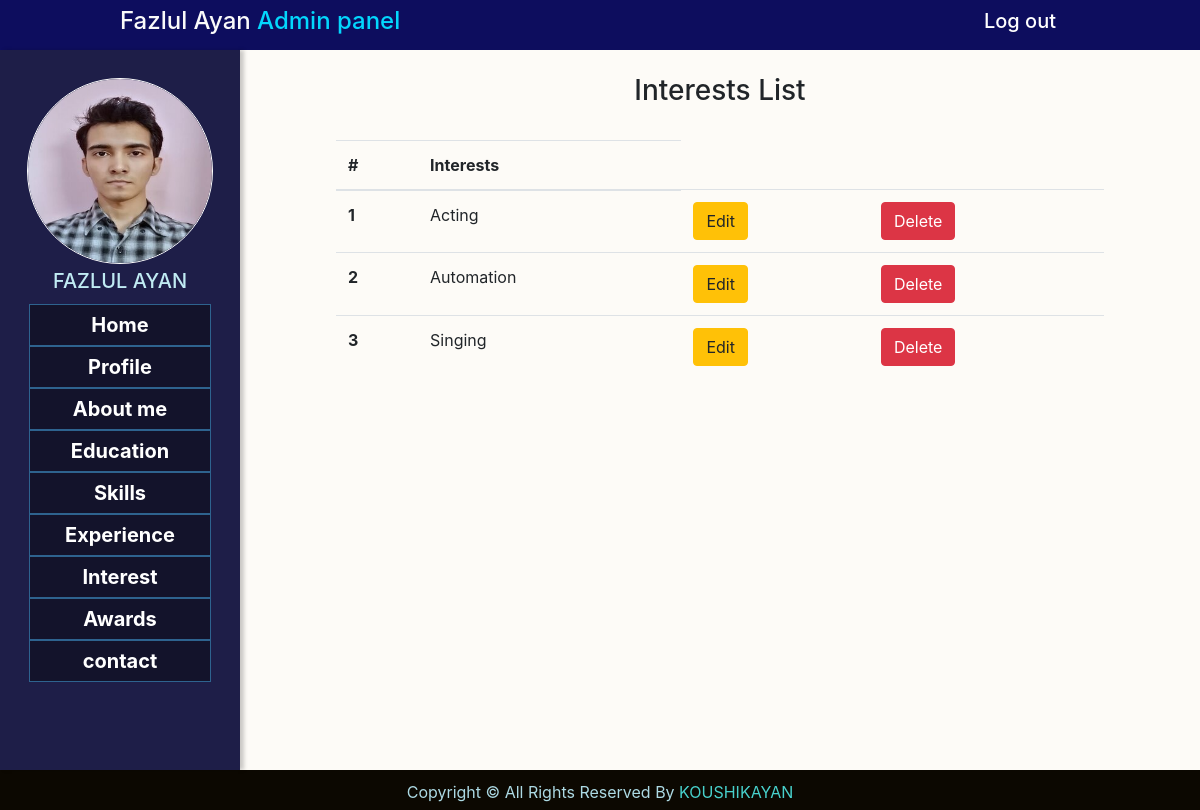
Screenshot of /c-edit-list-interest (signed in) with the database file from the repository.
### portfolioapp/models.py (models this page shows, shortened)
class Profile(models.Model):
    user = models.OneToOneField(User, primary_key = True, on_delete = models.CASCADE)
    name = models.CharField(max_length = 50)
    image = models.ImageField()

class Interest(models.Model):
    user = models.ForeignKey(User,  on_delete = models.CASCADE)
    title =  models.CharField(max_length = 50)

### portfolioapp/views.py (the view)
# urls.py: path('c-edit-list-interest', c_edit_list_interest, name= 'c-edit-list-interest'),
def c_edit_list_interest(request):
    profile = Profile.objects.get(user = request.user)
    interest = Interest.objects.filter(user = request.user)
    context = {'interest': interest, 'profile': profile}
    return render(request, 'c_edit_list_interest.html', context)

### templates/c_edit_list_interest.html
{% extends 'c_base.html' %}
{% load static %}
{% block profile %}
    <img style="align-content: center; border: 1px solid white; " src="{{ profile.image.url}}" alt="This is profile picture">
{% endblock %}
{% block profileName %}
        <h5 style="text-transform: uppercase;">{{profile.name}}</h5>
{% endblock %}
{% block content %}
<br><h3 class="text-center">Interests List</h3><br>
<table class="table">
    <thead>
      <tr>
        <th scope="col">#</th>
        <th scope="col">Interests</th>
      </tr>
    </thead>
    <tbody>
    {% for i in interest %}
      <tr>
        <th scope="row">{{forloop.counter}} </th>
        <td>{{i.title}}</td>
        <td><a class="btn btn-warning" href="{% url 'c-edit-interest' i.id %}">Edit</a></td>
        <td><a class="btn btn-danger" href="{% url 'c-delete-interest' i.id %}">Delete</a></td>
      </tr>
    {% endfor %}
    </tbody>
  </table>
{% endblock %}
{% block rightsname %}
    {{user.username}}
{% endblock %}

### templates/c_base.html (shortened to what this page needs)
{% load static %}
<!doctype html>
<html lang="en">
  <head>
    <link rel="stylesheet" href="https://stackpath.bootstrapcdn.com/bootstrap/4.5.2/css/bootstrap.min.css">
    <link rel="stylesheet" href="{% static 'css/c_style.css' %}">
  </head>
  <body>
    <div class="body">
        <div class="header">
            <div class="left-header">
                {% if user.is_authenticated %}
                    <a style="text-decoration-line: none;" href="c-admin-home"><h4>{{ profile.name}}<span> Admin panel</span></h4></a>
                {% endif %}
            </div>
            <div class="right-header">
                <a style="text-decoration-line: none;" href="{% url 'login' %}"><h5>Log out</h5></a>
            </div>
        </div>
        <div class="content">
            <div class="navbar">
                <div class="nav-top">
                    {% block profile %}
                    {% endblock %}
                </div>
                <div class="profile-name">
                    {% block profileName %}
                    {% endblock %}
                </div>
                <div class="navlist">
                    <ul>
                        <li><a style="text-decoration-line: none;" href="{% url 'c-admin-home' %}">Home</a></li>
                        <li><a style="text-decoration-line: none;" href="{% url 'c-profile' %}">Profile</a></li>
                        <li><a style="text-decoration-line: none;" href="{% url 'c-about-me' %}">About me</a></li>
                        <li><a style="text-decoration-line: none;" href="{% url 'c-education' %}">Education</a></li>
                        <li><a style="text-decoration-line: none;" href="{% url 'c-skill' %}">Skills</a></li>
                        <li><a style="text-decoration-line: none;" href="{% url 'c-experience' %}">Experience</a></li>
                        <li><a style="text-decoration-line: none;" href="{% url 'c-interest' %}">Interest</a></li>
                        <li><a style="text-decoration-line: none;" href="{% url 'c-award' %}">Awards</a></li>
                        <li><a style="text-decoration-line: none;" href="{% url 'c-contact' %}">contact</a></li>
                    </ul>
                </div>
            </div>
            <div class="right-content">
                <div class="top">
                    <div class="m_top">
                        {% block content %}
                        {% endblock %}
                    </div>
                </div>
            </div>
        </div>
        <div class="footer">
            <p>Copyright © All Rights Reserved By
                <span style="text-transform: uppercase;">
                    {% block rightsname %}
                    {% endblock %}
                </span></p>
        </div>
    </div>
  </body>
</html>

### static/css/c_style.css (style rules this page uses)
* { margin: 0; padding: 0; }
.body { width: 1200px; height: 100vh; margin: auto; box-shadow: 0 4px 8px 0 rgba(0, 0, 0, 0.2), 0 6px 20px 0 rgba(0, 0, 0, 0.19); }
.header { align-items: center; display: flex; height: 50px; background-color: rgb(13, 13, 94); }
.left-header { width: 70%; padding-left: 10%; color: white; }
.left-header a h4 { color: rgb(250, 250, 250); }
.left-header span { color: #03D7FD; }
.right-header { width: 30%; text-align: center; color: white; font-weight: 400; }
.right-header a h5 { color: rgb(255, 255, 255); }
.content { background-color:rgb(253 251 247); height:90%; display: flex; }
.navbar { height: 100%; width: 20%; background-color: #1E1E48; box-shadow: 4px 0 4px 0 rgba(0, 0, 0, 0.2); }
.nav-top { width: 100%; height: 30%; }
.nav-top img { width: 186px; height: 186px; display: block; margin: auto; border-radius: 50%; margin-top:20px; }
.profile-name { height: 5%; width: 100%; margin: auto; color: rgb(192, 235, 243); font-size: 800px; }
.profile-name h5 { text-align: center; }
.navlist { height: 65%; margin: auto; text-align: center; }
.navlist li { background-color: rgb(19 19 43); list-style: none; border: .0010px solid rgb(46, 99, 143); }
.navlist li a { padding: 0 35px; display: block; line-height: 40px; color: white; font-weight: bold; font-size: 20px; }
.right-content { width: 80%; height: 100%; }
.top { height: 80%; width: 100%; margin: 0 auto; }
.m_top { width: 80%; margin: auto; overflow: scroll; }
.footer { height:5%; background-color: rgb(12, 8, 1); color: #addae4; }
.footer p { text-align: center; padding-top: 10px; }
.footer p span { color: mediumturquoise; }

### rows the page displays
Interest: title "Acting"
Interest: title "Automation"
Interest: title "Singing"

### other values shown
{{ user.username }} "KOUSHIKAYAN"
